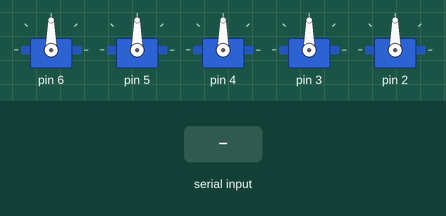
Simulated run of this sketch. Board: Arduino Uno, built with avr-gcc and run on an emulated ATmega328P. Parts: 5 × servo. The test bench sets the inputs (shaded band).

Above: at 1.2 s.
1.3 s: "90,45,200\n" received over Serial
At 4.1 s:
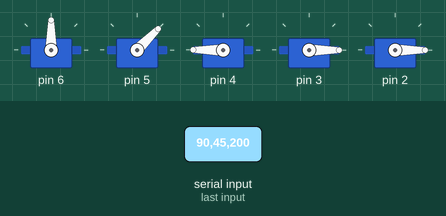
4.3 s: "30,150,10\n" received over Serial
At 6.8 s:
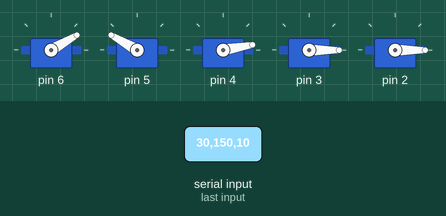
7.3 s: "30,150,10,200\n" received over Serial
At 9.5 s:
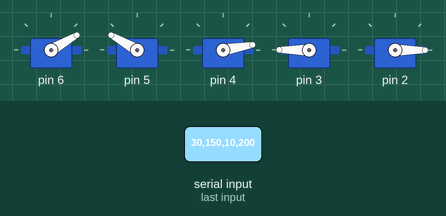
9.8 s: "1,90,45\n" received over Serial
At 12.1 s:
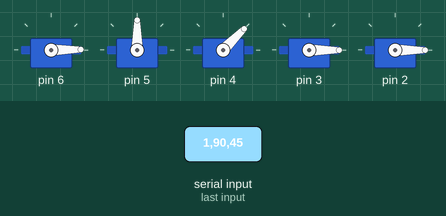
Timing chart, 0 to 13.6 s (numbered marks = the images above; inputs shaded):
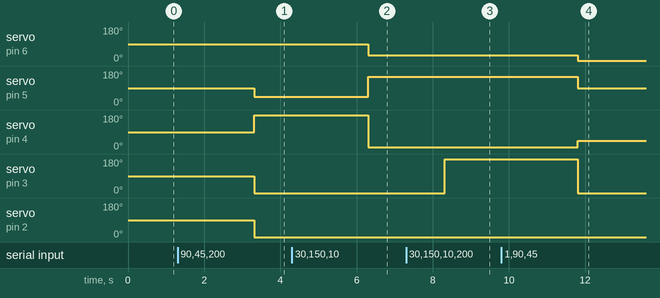

The sketch:

hand_control.ino
```cpp
#include <Servo.h>

Servo servos[5];

void setup() {
  servos[0].attach(6);
  servos[1].attach(5);
  servos[2].attach(4);
  servos[3].attach(3);
  servos[4].attach(2);
  Serial.begin(9600);
}

void loop() {
  if (Serial.available() > 0) {
    int angle1 = Serial.parseInt();
    int angle2 = Serial.parseInt();
    int angle3 = Serial.parseInt();
    int angle4 = Serial.parseInt();
    int angle5 = Serial.parseInt();

    servos[0].write(angle1);
    servos[1].write(angle2);
    servos[2].write(angle3);
    servos[3].write(angle4);
    servos[4].write(angle5);
  }
}
```

Measured:
- after the input at 1.3 s, servo on pin 5: 90° → 45° after 2.0 s; servo on pin 4: 90° → 180° after 2.0 s; servo on pin 3, servo on pin 2: 90° → 0° after 2.0 s
- after the input at 4.3 s, servo on pin 6: 90° → 30° after 2.0 s; servo on pin 5: 45° → 150° after 2.0 s; servo on pin 4: 180° → 10° after 2.0 s
- after the input at 7.3 s, servo on pin 3: 0° → 180° after 1.0 s
- after the input at 9.8 s, servo on pin 6: 30° → 1° after 2.0 s; servo on pin 5: 150° → 90° after 2.0 s; servo on pin 4: 10° → 45° after 2.0 s; servo on pin 3: 180° → 0° after 2.0 s
